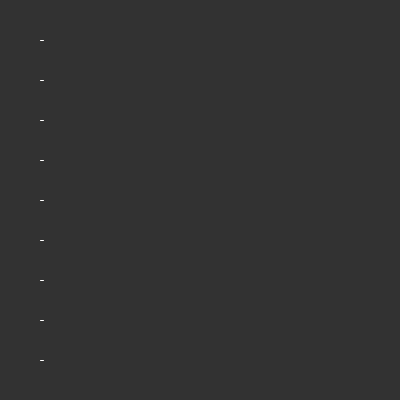
Frame 1 (no input)
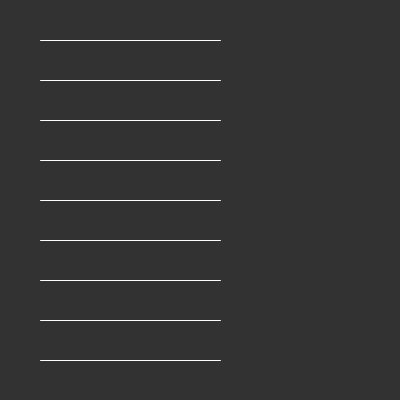
Frame 60 (the mouse pressed at the canvas centre just before this capture)
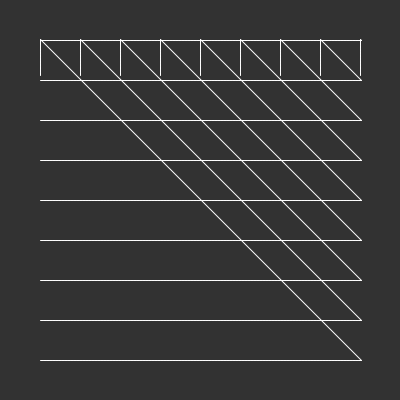
Frame 120 (the mouse held since frame 60 and released just before this capture)

The Processing sketch that drew these frames (run headless with seeded random() and noise(); from frame 60 on, the mouse is pressed at the canvas centre):

// Processing sketch: TURTLEER
// ── TURTLEER.pde
Turtle[] turtles = new Turtle[9] ; 
float sep ; 
void setup() { 
  size( 400, 400 ) ; 
  background(50) ; 
  if ( width < height)  sep = width ;
  else sep = height ; 
  sep /= 10 ; 
  for ( int i = 1; i <= 9; i++ ) { 
    turtles[i - 1] = new Turtle( sep, i*sep) ;
  }
}
void draw() {
  table() ;
}
void table() { 
  for ( Turtle t : turtles ) {
    if ( t.y > height - sep ) { 
      continue ;
    }
    if ( t.x > width - sep ) { 
      t.gotoxy( height - t.y, width - t.x ) ;
      t.rt(90) ;
    } else t.fd(3) ;
  }
}

// ── Turtle.pde
class Turtle { 
  float x, y, theta ;
  int pensize ; 
  color pencolor ;
  boolean shown ; 
  Turtle(float temp_x, float temp_y ) { 
    shown = false ; 
    gotoxy(temp_x, temp_y) ; 
    theta = 0 ;
    pencolor = color(255) ;
    pensize = 1 ;
    shown = true ; 
  } 
  void pu() { 
    shown = false ;
  } 
  void pd() { 
    shown = true ;
  }
  void gotoxy( float temp_x, float temp_y ) { 
    if (shown) { 
      stroke(pencolor) ; 
      strokeWeight(pensize) ; 
      line( temp_x, temp_y, x, y ) ;
    }
    x = temp_x ; 
    y = temp_y ;
  }
  void lt(float angle) { 
    theta += angle*PI/180 ;
  } 
  void rt(float angle) { 
    theta -= angle*PI/180 ;
  } 
  void fd(float d) { 
    gotoxy(x + d*cos(theta), y - d*sin(theta) ) ;
  } 
  void display() { 
    if ( shown ) { 
      float a = pensize*1.5 ;
      strokeWeight(1) ; 
      stroke(250) ; 
      fill(pencolor) ; 
      triangle( 
        (x + a*cos(theta)), (y - a*sin(theta)), 
        (x - a*sin(theta)), (y - a*cos(theta)), 
        (x + a*sin(theta)), (y + a*cos(theta)) ) ;
    }
  }
} 
